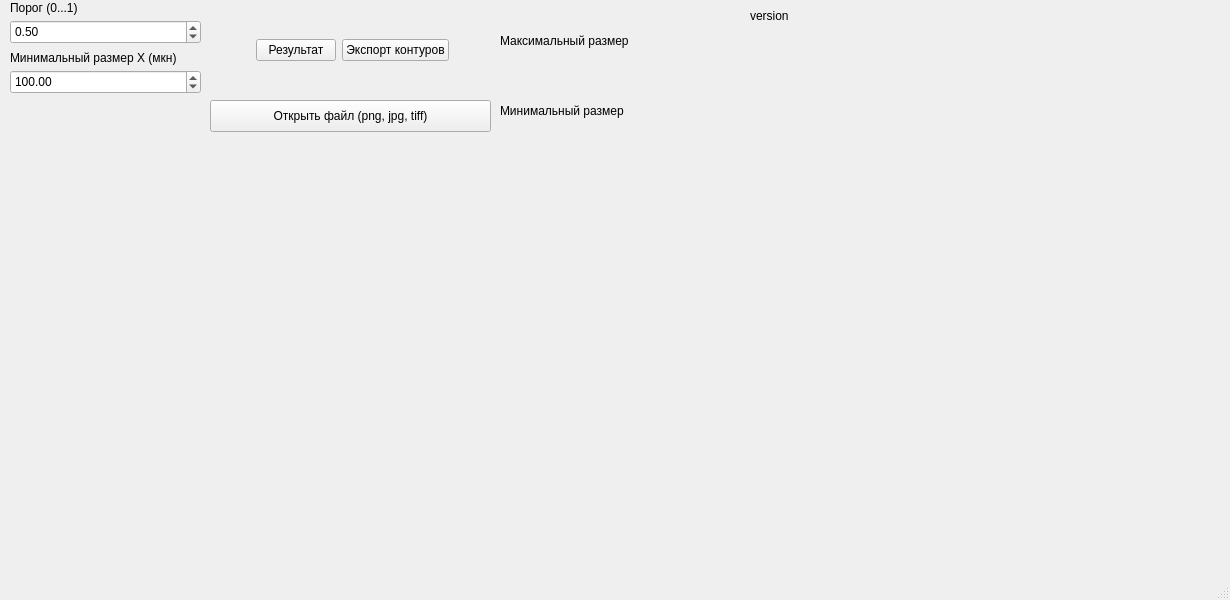
<?xml version="1.0" encoding="UTF-8"?>
<ui version="4.0">
 <class>MainWindow</class>
 <widget class="QMainWindow" name="MainWindow">
  <property name="geometry">
   <rect>
    <x>0</x>
    <y>0</y>
    <width>1230</width>
    <height>600</height>
   </rect>
  </property>
  <property name="windowTitle">
   <string>MainWindow</string>
  </property>
  <widget class="QWidget" name="centralwidget">
   <widget class="QDoubleSpinBox" name="doubleSpinBox">
    <property name="geometry">
     <rect>
      <x>10</x>
      <y>70</y>
      <width>191</width>
      <height>24</height>
     </rect>
    </property>
    <property name="maximum">
     <double>1214.599999999999909</double>
    </property>
    <property name="value">
     <double>100.000000000000000</double>
    </property>
   </widget>
   <widget class="QDoubleSpinBox" name="doubleSpinBox_2">
    <property name="geometry">
     <rect>
      <x>10</x>
      <y>20</y>
      <width>191</width>
      <height>24</height>
     </rect>
    </property>
    <property name="maximum">
     <double>0.900000000000000</double>
    </property>
    <property name="singleStep">
     <double>0.010000000000000</double>
    </property>
    <property name="value">
     <double>0.500000000000000</double>
    </property>
   </widget>
   <widget class="QLabel" name="label">
    <property name="geometry">
     <rect>
      <x>10</x>
      <y>50</y>
      <width>211</width>
      <height>16</height>
     </rect>
    </property>
    <property name="text">
     <string>&lt;html&gt;&lt;head/&gt;&lt;body&gt;&lt;p&gt;Минимальный размер X (мкн)&lt;/p&gt;&lt;/body&gt;&lt;/html&gt;</string>
    </property>
    <property name="wordWrap">
     <bool>true</bool>
    </property>
   </widget>
   <widget class="QLabel" name="label_2">
    <property name="geometry">
     <rect>
      <x>10</x>
      <y>0</y>
      <width>91</width>
      <height>16</height>
     </rect>
    </property>
    <property name="text">
     <string>Порог (0...1)</string>
    </property>
   </widget>
   <widget class="QWidget" name="horizontalLayoutWidget">
    <property name="geometry">
     <rect>
      <x>210</x>
      <y>10</y>
      <width>284</width>
      <height>81</height>
     </rect>
    </property>
    <layout class="QHBoxLayout" name="horizontalLayout">
     <item>
      <spacer name="horizontalSpacer">
       <property name="orientation">
        <enum>Qt::Horizontal</enum>
       </property>
       <property name="sizeHint" stdset="0">
        <size>
         <width>40</width>
         <height>20</height>
        </size>
       </property>
      </spacer>
     </item>
     <item>
      <widget class="QPushButton" name="pushButton">
       <property name="enabled">
        <bool>true</bool>
       </property>
       <property name="text">
        <string>Результат</string>
       </property>
      </widget>
     </item>
     <item>
      <widget class="QPushButton" name="pushButton_2">
       <property name="text">
        <string>Экспорт контуров</string>
       </property>
      </widget>
     </item>
     <item>
      <spacer name="horizontalSpacer_2">
       <property name="orientation">
        <enum>Qt::Horizontal</enum>
       </property>
       <property name="sizeHint" stdset="0">
        <size>
         <width>40</width>
         <height>20</height>
        </size>
       </property>
      </spacer>
     </item>
    </layout>
   </widget>
   <widget class="QWidget" name="graph" native="true">
    <property name="geometry">
     <rect>
      <x>10</x>
      <y>160</y>
      <width>1200</width>
      <height>380</height>
     </rect>
    </property>
   </widget>
   <widget class="QLabel" name="label_3">
    <property name="geometry">
     <rect>
      <x>500</x>
      <y>10</y>
      <width>211</width>
      <height>61</height>
     </rect>
    </property>
    <property name="text">
     <string>Максимальный размер</string>
    </property>
    <property name="wordWrap">
     <bool>true</bool>
    </property>
   </widget>
   <widget class="QLabel" name="label_4">
    <property name="geometry">
     <rect>
      <x>500</x>
      <y>80</y>
      <width>211</width>
      <height>61</height>
     </rect>
    </property>
    <property name="text">
     <string>Минимальный размер</string>
    </property>
    <property name="wordWrap">
     <bool>true</bool>
    </property>
   </widget>
   <widget class="QPushButton" name="pushButton_3">
    <property name="geometry">
     <rect>
      <x>210</x>
      <y>100</y>
      <width>281</width>
      <height>32</height>
     </rect>
    </property>
    <property name="text">
     <string>Открыть файл (png, jpg, tiff)</string>
    </property>
   </widget>
   <widget class="QLabel" name="label_5">
    <property name="geometry">
     <rect>
      <x>750</x>
      <y>0</y>
      <width>60</width>
      <height>31</height>
     </rect>
    </property>
    <property name="text">
     <string>version</string>
    </property>
   </widget>
  </widget>
  <widget class="QMenuBar" name="menubar">
   <property name="geometry">
    <rect>
     <x>0</x>
     <y>0</y>
     <width>1230</width>
     <height>22</height>
    </rect>
   </property>
  </widget>
  <widget class="QStatusBar" name="statusbar"/>
 </widget>
 <resources/>
 <connections/>
</ui>
